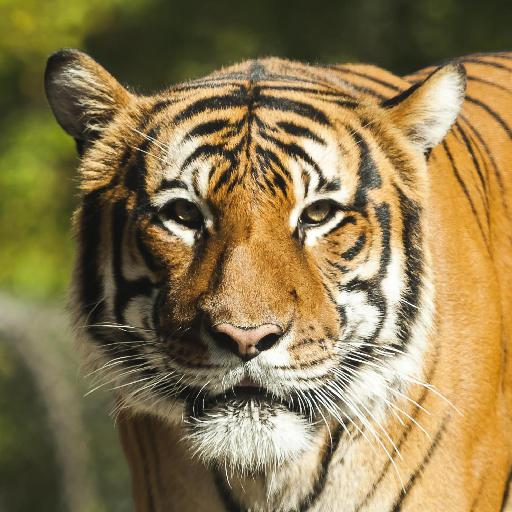
#> input picture src/uploads/uploaded.jpg, 512 x 512 px, found by its file name
$ python texture_runner.py
#> lines starting #> are read from the running program, lines starting #| are printed output that depends on the picture; long printed decimals are rounded
### backend/feature/texture_descriptor.py
import cv2
import numpy as np

#Menormalisasi gambar berwarna menjadi grayscale sesuai dengan spesifikasi
def Normalisasi(r,g,b):
    r = r * 0.29
    g = g * 0.587
    b = b * 0.114
    y = r + g + b
    return y

def coocurenceMatrix(list, tinggi, lebar):
    coocurence = np.zeros((256,256), np.int64)

    for i in range(tinggi):
        for j in range(lebar-1):
            X = round(list[i,j])
            Y = round(list[i,j+1])
            coocurence[X,Y] += 1

    return coocurence


def symmetricMatrix(matrix):
    symMatrix = np.zeros((256,256), dtype=float)

    symMatrix = matrix + np.transpose(matrix)

    return symMatrix


def normalizationMatrix(matrix):
    divisor = np.sum(matrix)

    normalization = np.zeros((256,256),dtype=float)
    normalization = matrix / divisor

    return normalization

def contrast(matrix):
    return (np.sum(np.square(np.arange(256)[:, np.newaxis] - np.arange(256)) * matrix))

def entropy(matrix):
    return -(np.sum(matrix * np.log(matrix + 1e-8)))


def homogenity(matrix):
    return np.sum(matrix / (1 + np.abs(np.arange(256)[:, np.newaxis] - np.arange(256))))

def Tekstur_Feature(image, r, g, b):
    tinggi, lebar, _ = image.shape
    list_Y = np.zeros((tinggi,lebar))

    list_Y = Normalisasi(r,g,b)

    coocurence = coocurenceMatrix(list_Y, tinggi, lebar)
    symmetric_cooc = symmetricMatrix(coocurence)
    normalization = normalizationMatrix(symmetric_cooc)

    Contrast = contrast(normalization)
    print("Contrast:", Contrast)
    Homogenity = homogenity(normalization)
    print("Homogenity:", Homogenity)
    Entropy = entropy(normalization)
    print("Entropy:", Entropy)

    return Contrast, Homogenity, Entropy


# [8 lines left out: function similarity, not called in this run]

### backend/feature/texture_searcher.py
import csv
import texture_descriptor

class TextureSearcher:
    def __init__(self, indexPath):
        # simpan index path
        self.indexPath = indexPath

    def search(self, queryFeatures, limit=None):
        # buka file index untuk membaca
        with open(self.indexPath) as f:
            # inisialisasi CSV reader
            reader = csv.reader(f)

            # inisialisasi kamus hasil pencarian
            results = {}

            # loop pada baris dalam file index
            for row in reader:
                # hitung jarak antara fitur dalam index dan fitur query
                features = [float(x) for x in row[1:]]
                d = texture_descriptor.similarity(*features, *queryFeatures)

                # update hasil pencarian
                results[row[0]] = d

            # tutup reader
            f.close()

        # sort hasil pencarian sehingga gambar dengan jarak terkecil (yaitu gambar yang paling mirip) berada di depan
        results = sorted([(v, k) for (k, v) in results.items()], reverse=True)

        return results[:limit] # Mengembalikan hasil pencarian dari baris 1 sampai baris limit

### backend/feature/texture_runner.py
from texture_searcher import TextureSearcher
import cv2
import json
import time
import math
import texture_descriptor

start_time = time.perf_counter()
gambar = "src/uploads/uploaded.jpg" # Lokasi gambar query

# Membaca gambar query dengan OpenCV
query = cv2.imread(gambar)
#> query is the input picture: shape (512, 512, 3); mean B, G, R 79.9, 121.3, 139.9
r, g, b = cv2.split(query)
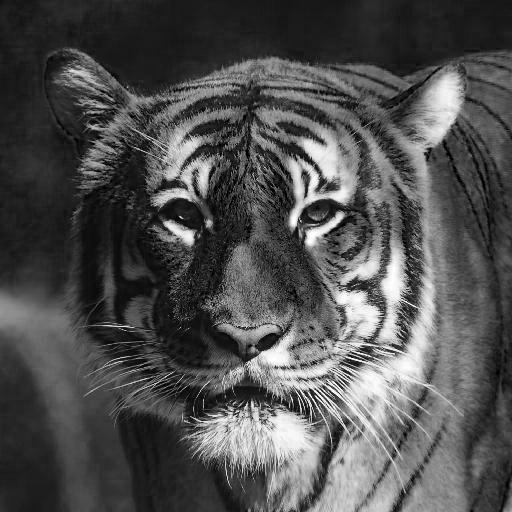
#> r: shape (512, 512); min 0, max 255, mean 79.9
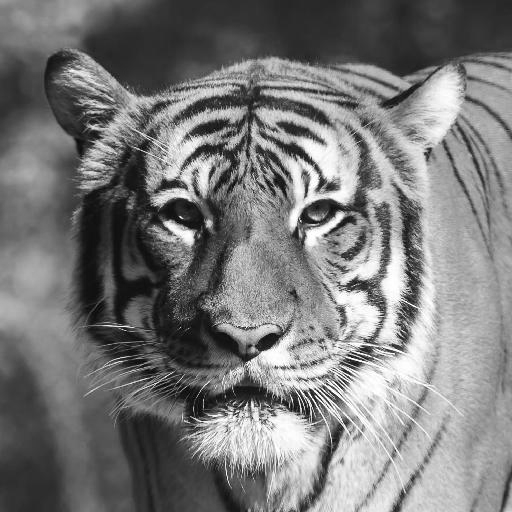
#> g: shape (512, 512); min 0, max 255, mean 121.3
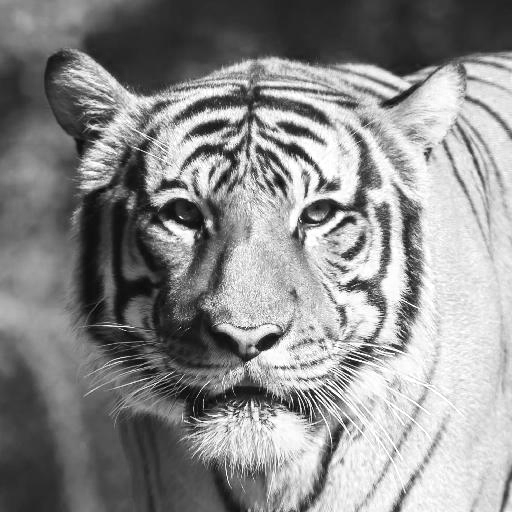
#> b: shape (512, 512); min 0, max 255, mean 139.9

# Mendeskripsikan fitur tekstur dari gambar query dengan Tekstur_Feature
features = texture_descriptor.Tekstur_Feature(query, r, g, b)
#> in Normalisasi, `g = g * 0.587`:
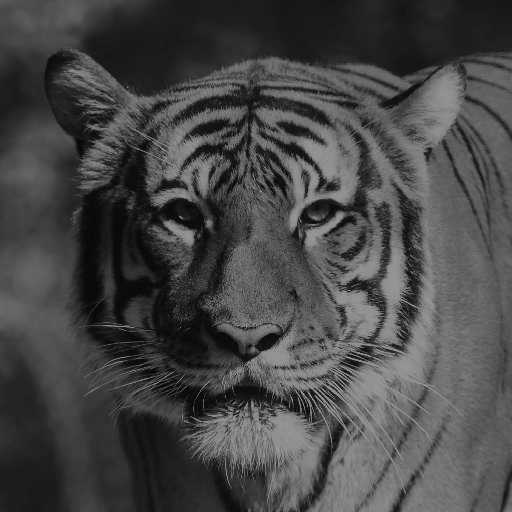
#> g: shape (512, 512) float64; min 0, max 149.7, mean 71.2
#> in Normalisasi, `y = r + g + b`:
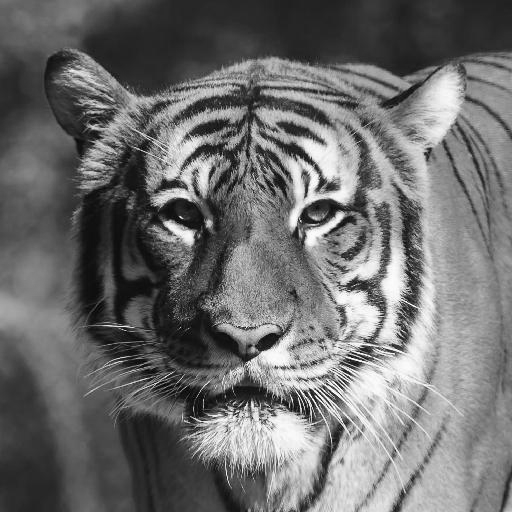
#> y: shape (512, 512) float64; min 0.114, max 252.7, mean 110.3
#> after the loop in coocurenceMatrix, `for i in range(tinggi):`:
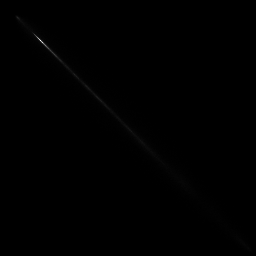
#> coocurence: shape (256, 256) int64; min 0, max 2010, mean 4; drawn with min black and max white
#> in normalizationMatrix, `divisor = np.sum(matrix)`: divisor = 523264
#> in Tekstur_Feature, `Contrast = contrast(normalization)`: Contrast = 458.1
#| Contrast: 458.149
#> in Tekstur_Feature, `Homogenity = homogenity(normalization)`: Homogenity = 0.329
#| Homogenity: 0.3286
#> in Tekstur_Feature, `Entropy = entropy(normalization)`: Entropy = 9.06
#| Entropy: 9.061
#> features = (458.1, 0.329, 9.06)

# Inisiasi TextureSearcher dengan path indeks di src
searcher = TextureSearcher('src/conf/conf_texture.csv')

# Melakukan pencarian kemiripan fitur dengan fitur query
results = searcher.search(features)
#> (the run stopped early here; a loop or call above may not have finished)
